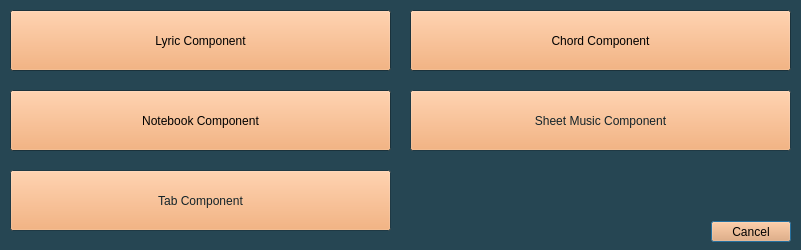
<?xml version="1.0" encoding="UTF-8"?>
<ui version="4.0">
 <class>NewComponentPicker</class>
 <widget class="QDialog" name="NewComponentPicker">
  <property name="geometry">
   <rect>
    <x>0</x>
    <y>0</y>
    <width>801</width>
    <height>250</height>
   </rect>
  </property>
  <property name="palette">
   <palette>
    <active>
     <colorrole role="WindowText">
      <brush brushstyle="SolidPattern">
       <color alpha="255">
        <red>255</red>
        <green>255</green>
        <blue>255</blue>
       </color>
      </brush>
     </colorrole>
     <colorrole role="Button">
      <brush brushstyle="SolidPattern">
       <color alpha="255">
        <red>244</red>
        <green>162</green>
        <blue>97</blue>
       </color>
      </brush>
     </colorrole>
     <colorrole role="Light">
      <brush brushstyle="SolidPattern">
       <color alpha="255">
        <red>57</red>
        <green>105</green>
        <blue>124</blue>
       </color>
      </brush>
     </colorrole>
     <colorrole role="Midlight">
      <brush brushstyle="SolidPattern">
       <color alpha="255">
        <red>47</red>
        <green>87</green>
        <blue>103</blue>
       </color>
      </brush>
     </colorrole>
     <colorrole role="Dark">
      <brush brushstyle="SolidPattern">
       <color alpha="255">
        <red>19</red>
        <green>35</green>
        <blue>41</blue>
       </color>
      </brush>
     </colorrole>
     <colorrole role="Mid">
      <brush brushstyle="SolidPattern">
       <color alpha="255">
        <red>25</red>
        <green>47</green>
        <blue>55</blue>
       </color>
      </brush>
     </colorrole>
     <colorrole role="Text">
      <brush brushstyle="SolidPattern">
       <color alpha="255">
        <red>255</red>
        <green>255</green>
        <blue>255</blue>
       </color>
      </brush>
     </colorrole>
     <colorrole role="BrightText">
      <brush brushstyle="SolidPattern">
       <color alpha="255">
        <red>255</red>
        <green>255</green>
        <blue>255</blue>
       </color>
      </brush>
     </colorrole>
     <colorrole role="ButtonText">
      <brush brushstyle="SolidPattern">
       <color alpha="255">
        <red>0</red>
        <green>0</green>
        <blue>0</blue>
       </color>
      </brush>
     </colorrole>
     <colorrole role="Base">
      <brush brushstyle="SolidPattern">
       <color alpha="255">
        <red>94</red>
        <green>94</green>
        <blue>94</blue>
       </color>
      </brush>
     </colorrole>
     <colorrole role="Window">
      <brush brushstyle="SolidPattern">
       <color alpha="255">
        <red>38</red>
        <green>70</green>
        <blue>83</blue>
       </color>
      </brush>
     </colorrole>
     <colorrole role="Shadow">
      <brush brushstyle="SolidPattern">
       <color alpha="255">
        <red>0</red>
        <green>0</green>
        <blue>0</blue>
       </color>
      </brush>
     </colorrole>
     <colorrole role="AlternateBase">
      <brush brushstyle="SolidPattern">
       <color alpha="255">
        <red>19</red>
        <green>35</green>
        <blue>41</blue>
       </color>
      </brush>
     </colorrole>
     <colorrole role="ToolTipBase">
      <brush brushstyle="SolidPattern">
       <color alpha="255">
        <red>255</red>
        <green>255</green>
        <blue>220</blue>
       </color>
      </brush>
     </colorrole>
     <colorrole role="ToolTipText">
      <brush brushstyle="SolidPattern">
       <color alpha="255">
        <red>0</red>
        <green>0</green>
        <blue>0</blue>
       </color>
      </brush>
     </colorrole>
     <colorrole role="PlaceholderText">
      <brush brushstyle="SolidPattern">
       <color alpha="127">
        <red>255</red>
        <green>255</green>
        <blue>255</blue>
       </color>
      </brush>
     </colorrole>
     <colorrole role="Accent">
      <brush brushstyle="SolidPattern">
       <color alpha="255">
        <red>97</red>
        <green>97</green>
        <blue>97</blue>
       </color>
      </brush>
     </colorrole>
    </active>
    <inactive>
     <colorrole role="WindowText">
      <brush brushstyle="SolidPattern">
       <color alpha="255">
        <red>255</red>
        <green>255</green>
        <blue>255</blue>
       </color>
      </brush>
     </colorrole>
     <colorrole role="Button">
      <brush brushstyle="SolidPattern">
       <color alpha="255">
        <red>244</red>
        <green>162</green>
        <blue>97</blue>
       </color>
      </brush>
     </colorrole>
     <colorrole role="Light">
      <brush brushstyle="SolidPattern">
       <color alpha="255">
        <red>57</red>
        <green>105</green>
        <blue>124</blue>
       </color>
      </brush>
     </colorrole>
     <colorrole role="Midlight">
      <brush brushstyle="SolidPattern">
       <color alpha="255">
        <red>47</red>
        <green>87</green>
        <blue>103</blue>
       </color>
      </brush>
     </colorrole>
     <colorrole role="Dark">
      <brush brushstyle="SolidPattern">
       <color alpha="255">
        <red>19</red>
        <green>35</green>
        <blue>41</blue>
       </color>
      </brush>
     </colorrole>
     <colorrole role="Mid">
      <brush brushstyle="SolidPattern">
       <color alpha="255">
        <red>25</red>
        <green>47</green>
        <blue>55</blue>
       </color>
      </brush>
     </colorrole>
     <colorrole role="Text">
      <brush brushstyle="SolidPattern">
       <color alpha="255">
        <red>255</red>
        <green>255</green>
        <blue>255</blue>
       </color>
      </brush>
     </colorrole>
     <colorrole role="BrightText">
      <brush brushstyle="SolidPattern">
       <color alpha="255">
        <red>255</red>
        <green>255</green>
        <blue>255</blue>
       </color>
      </brush>
     </colorrole>
     <colorrole role="ButtonText">
      <brush brushstyle="SolidPattern">
       <color alpha="255">
        <red>0</red>
        <green>0</green>
        <blue>0</blue>
       </color>
      </brush>
     </colorrole>
     <colorrole role="Base">
      <brush brushstyle="SolidPattern">
       <color alpha="255">
        <red>94</red>
        <green>94</green>
        <blue>94</blue>
       </color>
      </brush>
     </colorrole>
     <colorrole role="Window">
      <brush brushstyle="SolidPattern">
       <color alpha="255">
        <red>38</red>
        <green>70</green>
        <blue>83</blue>
       </color>
      </brush>
     </colorrole>
     <colorrole role="Shadow">
      <brush brushstyle="SolidPattern">
       <color alpha="255">
        <red>0</red>
        <green>0</green>
        <blue>0</blue>
       </color>
      </brush>
     </colorrole>
     <colorrole role="AlternateBase">
      <brush brushstyle="SolidPattern">
       <color alpha="255">
        <red>19</red>
        <green>35</green>
        <blue>41</blue>
       </color>
      </brush>
     </colorrole>
     <colorrole role="ToolTipBase">
      <brush brushstyle="SolidPattern">
       <color alpha="255">
        <red>255</red>
        <green>255</green>
        <blue>220</blue>
       </color>
      </brush>
     </colorrole>
     <colorrole role="ToolTipText">
      <brush brushstyle="SolidPattern">
       <color alpha="255">
        <red>0</red>
        <green>0</green>
        <blue>0</blue>
       </color>
      </brush>
     </colorrole>
     <colorrole role="PlaceholderText">
      <brush brushstyle="SolidPattern">
       <color alpha="127">
        <red>255</red>
        <green>255</green>
        <blue>255</blue>
       </color>
      </brush>
     </colorrole>
     <colorrole role="Accent">
      <brush brushstyle="SolidPattern">
       <color alpha="255">
        <red>97</red>
        <green>97</green>
        <blue>97</blue>
       </color>
      </brush>
     </colorrole>
    </inactive>
    <disabled>
     <colorrole role="WindowText">
      <brush brushstyle="SolidPattern">
       <color alpha="255">
        <red>19</red>
        <green>35</green>
        <blue>41</blue>
       </color>
      </brush>
     </colorrole>
     <colorrole role="Button">
      <brush brushstyle="SolidPattern">
       <color alpha="255">
        <red>244</red>
        <green>162</green>
        <blue>97</blue>
       </color>
      </brush>
     </colorrole>
     <colorrole role="Light">
      <brush brushstyle="SolidPattern">
       <color alpha="255">
        <red>57</red>
        <green>105</green>
        <blue>124</blue>
       </color>
      </brush>
     </colorrole>
     <colorrole role="Midlight">
      <brush brushstyle="SolidPattern">
       <color alpha="255">
        <red>47</red>
        <green>87</green>
        <blue>103</blue>
       </color>
      </brush>
     </colorrole>
     <colorrole role="Dark">
      <brush brushstyle="SolidPattern">
       <color alpha="255">
        <red>19</red>
        <green>35</green>
        <blue>41</blue>
       </color>
      </brush>
     </colorrole>
     <colorrole role="Mid">
      <brush brushstyle="SolidPattern">
       <color alpha="255">
        <red>25</red>
        <green>47</green>
        <blue>55</blue>
       </color>
      </brush>
     </colorrole>
     <colorrole role="Text">
      <brush brushstyle="SolidPattern">
       <color alpha="255">
        <red>19</red>
        <green>35</green>
        <blue>41</blue>
       </color>
      </brush>
     </colorrole>
     <colorrole role="BrightText">
      <brush brushstyle="SolidPattern">
       <color alpha="255">
        <red>255</red>
        <green>255</green>
        <blue>255</blue>
       </color>
      </brush>
     </colorrole>
     <colorrole role="ButtonText">
      <brush brushstyle="SolidPattern">
       <color alpha="255">
        <red>19</red>
        <green>35</green>
        <blue>41</blue>
       </color>
      </brush>
     </colorrole>
     <colorrole role="Base">
      <brush brushstyle="SolidPattern">
       <color alpha="255">
        <red>38</red>
        <green>70</green>
        <blue>83</blue>
       </color>
      </brush>
     </colorrole>
     <colorrole role="Window">
      <brush brushstyle="SolidPattern">
       <color alpha="255">
        <red>38</red>
        <green>70</green>
        <blue>83</blue>
       </color>
      </brush>
     </colorrole>
     <colorrole role="Shadow">
      <brush brushstyle="SolidPattern">
       <color alpha="255">
        <red>0</red>
        <green>0</green>
        <blue>0</blue>
       </color>
      </brush>
     </colorrole>
     <colorrole role="AlternateBase">
      <brush brushstyle="SolidPattern">
       <color alpha="255">
        <red>38</red>
        <green>70</green>
        <blue>83</blue>
       </color>
      </brush>
     </colorrole>
     <colorrole role="ToolTipBase">
      <brush brushstyle="SolidPattern">
       <color alpha="255">
        <red>255</red>
        <green>255</green>
        <blue>220</blue>
       </color>
      </brush>
     </colorrole>
     <colorrole role="ToolTipText">
      <brush brushstyle="SolidPattern">
       <color alpha="255">
        <red>0</red>
        <green>0</green>
        <blue>0</blue>
       </color>
      </brush>
     </colorrole>
     <colorrole role="PlaceholderText">
      <brush brushstyle="SolidPattern">
       <color alpha="127">
        <red>19</red>
        <green>35</green>
        <blue>41</blue>
       </color>
      </brush>
     </colorrole>
     <colorrole role="Accent">
      <brush brushstyle="SolidPattern">
       <color alpha="255">
        <red>97</red>
        <green>97</green>
        <blue>97</blue>
       </color>
      </brush>
     </colorrole>
    </disabled>
   </palette>
  </property>
  <property name="windowTitle">
   <string>Dialog</string>
  </property>
  <widget class="QDialogButtonBox" name="buttonBox">
   <property name="geometry">
    <rect>
     <x>710</x>
     <y>221</y>
     <width>81</width>
     <height>21</height>
    </rect>
   </property>
   <property name="orientation">
    <enum>Qt::Horizontal</enum>
   </property>
   <property name="standardButtons">
    <set>QDialogButtonBox::Cancel</set>
   </property>
  </widget>
  <widget class="QPushButton" name="lyricComponentButton">
   <property name="geometry">
    <rect>
     <x>10</x>
     <y>10</y>
     <width>381</width>
     <height>61</height>
    </rect>
   </property>
   <property name="text">
    <string>Lyric Component</string>
   </property>
  </widget>
  <widget class="QPushButton" name="chordComponentButton">
   <property name="geometry">
    <rect>
     <x>410</x>
     <y>10</y>
     <width>381</width>
     <height>61</height>
    </rect>
   </property>
   <property name="text">
    <string>Chord Component</string>
   </property>
  </widget>
  <widget class="QPushButton" name="tabComponentButton">
   <property name="enabled">
    <bool>false</bool>
   </property>
   <property name="geometry">
    <rect>
     <x>10</x>
     <y>170</y>
     <width>381</width>
     <height>61</height>
    </rect>
   </property>
   <property name="palette">
    <palette>
     <active>
      <colorrole role="WindowText">
       <brush brushstyle="SolidPattern">
        <color alpha="255">
         <red>255</red>
         <green>255</green>
         <blue>255</blue>
        </color>
       </brush>
      </colorrole>
      <colorrole role="Button">
       <brush brushstyle="SolidPattern">
        <color alpha="255">
         <red>244</red>
         <green>162</green>
         <blue>97</blue>
        </color>
       </brush>
      </colorrole>
      <colorrole role="Light">
       <brush brushstyle="SolidPattern">
        <color alpha="255">
         <red>57</red>
         <green>105</green>
         <blue>124</blue>
        </color>
       </brush>
      </colorrole>
      <colorrole role="Midlight">
       <brush brushstyle="SolidPattern">
        <color alpha="255">
         <red>47</red>
         <green>87</green>
         <blue>103</blue>
        </color>
       </brush>
      </colorrole>
      <colorrole role="Dark">
       <brush brushstyle="SolidPattern">
        <color alpha="255">
         <red>19</red>
         <green>35</green>
         <blue>41</blue>
        </color>
       </brush>
      </colorrole>
      <colorrole role="Mid">
       <brush brushstyle="SolidPattern">
        <color alpha="255">
         <red>25</red>
         <green>47</green>
         <blue>55</blue>
        </color>
       </brush>
      </colorrole>
      <colorrole role="Text">
       <brush brushstyle="SolidPattern">
        <color alpha="255">
         <red>255</red>
         <green>255</green>
         <blue>255</blue>
        </color>
       </brush>
      </colorrole>
      <colorrole role="BrightText">
       <brush brushstyle="SolidPattern">
        <color alpha="255">
         <red>255</red>
         <green>255</green>
         <blue>255</blue>
        </color>
       </brush>
      </colorrole>
      <colorrole role="ButtonText">
       <brush brushstyle="SolidPattern">
        <color alpha="255">
         <red>0</red>
         <green>0</green>
         <blue>0</blue>
        </color>
       </brush>
      </colorrole>
      <colorrole role="Base">
       <brush brushstyle="SolidPattern">
        <color alpha="255">
         <red>94</red>
         <green>94</green>
         <blue>94</blue>
        </color>
       </brush>
      </colorrole>
      <colorrole role="Window">
       <brush brushstyle="SolidPattern">
        <color alpha="255">
         <red>38</red>
         <green>70</green>
         <blue>83</blue>
        </color>
       </brush>
      </colorrole>
      <colorrole role="Shadow">
       <brush brushstyle="SolidPattern">
        <color alpha="255">
         <red>0</red>
         <green>0</green>
         <blue>0</blue>
        </color>
       </brush>
      </colorrole>
      <colorrole role="AlternateBase">
       <brush brushstyle="SolidPattern">
        <color alpha="255">
         <red>19</red>
         <green>35</green>
         <blue>41</blue>
        </color>
       </brush>
      </colorrole>
      <colorrole role="ToolTipBase">
       <brush brushstyle="SolidPattern">
        <color alpha="255">
         <red>255</red>
         <green>255</green>
         <blue>220</blue>
        </color>
       </brush>
      </colorrole>
      <colorrole role="ToolTipText">
       <brush brushstyle="SolidPattern">
        <color alpha="255">
         <red>0</red>
         <green>0</green>
         <blue>0</blue>
        </color>
       </brush>
      </colorrole>
      <colorrole role="PlaceholderText">
       <brush brushstyle="SolidPattern">
        <color alpha="127">
         <red>255</red>
         <green>255</green>
         <blue>255</blue>
        </color>
       </brush>
      </colorrole>
      <colorrole role="Accent">
       <brush brushstyle="SolidPattern">
        <color alpha="255">
         <red>97</red>
         <green>97</green>
         <blue>97</blue>
        </color>
       </brush>
      </colorrole>
     </active>
     <inactive>
      <colorrole role="WindowText">
       <brush brushstyle="SolidPattern">
        <color alpha="255">
         <red>255</red>
         <green>255</green>
         <blue>255</blue>
        </color>
       </brush>
      </colorrole>
      <colorrole role="Button">
       <brush brushstyle="SolidPattern">
        <color alpha="255">
         <red>244</red>
         <green>162</green>
         <blue>97</blue>
        </color>
       </brush>
      </colorrole>
      <colorrole role="Light">
       <brush brushstyle="SolidPattern">
        <color alpha="255">
         <red>57</red>
         <green>105</green>
         <blue>124</blue>
        </color>
       </brush>
      </colorrole>
      <colorrole role="Midlight">
       <brush brushstyle="SolidPattern">
        <color alpha="255">
         <red>47</red>
         <green>87</green>
         <blue>103</blue>
        </color>
       </brush>
      </colorrole>
      <colorrole role="Dark">
       <brush brushstyle="SolidPattern">
        <color alpha="255">
         <red>19</red>
         <green>35</green>
         <blue>41</blue>
        </color>
       </brush>
      </colorrole>
      <colorrole role="Mid">
       <brush brushstyle="SolidPattern">
        <color alpha="255">
         <red>25</red>
         <green>47</green>
         <blue>55</blue>
        </color>
       </brush>
      </colorrole>
      <colorrole role="Text">
       <brush brushstyle="SolidPattern">
        <color alpha="255">
         <red>255</red>
         <green>255</green>
         <blue>255</blue>
        </color>
       </brush>
      </colorrole>
      <colorrole role="BrightText">
       <brush brushstyle="SolidPattern">
        <color alpha="255">
         <red>255</red>
         <green>255</green>
         <blue>255</blue>
        </color>
       </brush>
      </colorrole>
      <colorrole role="ButtonText">
       <brush brushstyle="SolidPattern">
        <color alpha="255">
         <red>0</red>
         <green>0</green>
         <blue>0</blue>
        </color>
       </brush>
      </colorrole>
      <colorrole role="Base">
       <brush brushstyle="SolidPattern">
        <color alpha="255">
         <red>94</red>
         <green>94</green>
         <blue>94</blue>
        </color>
       </brush>
      </colorrole>
      <colorrole role="Window">
       <brush brushstyle="SolidPattern">
        <color alpha="255">
         <red>38</red>
         <green>70</green>
         <blue>83</blue>
        </color>
       </brush>
      </colorrole>
      <colorrole role="Shadow">
       <brush brushstyle="SolidPattern">
        <color alpha="255">
         <red>0</red>
         <green>0</green>
         <blue>0</blue>
        </color>
       </brush>
      </colorrole>
      <colorrole role="AlternateBase">
       <brush brushstyle="SolidPattern">
        <color alpha="255">
         <red>19</red>
         <green>35</green>
         <blue>41</blue>
        </color>
       </brush>
      </colorrole>
      <colorrole role="ToolTipBase">
       <brush brushstyle="SolidPattern">
        <color alpha="255">
         <red>255</red>
         <green>255</green>
         <blue>220</blue>
        </color>
       </brush>
      </colorrole>
      <colorrole role="ToolTipText">
       <brush brushstyle="SolidPattern">
        <color alpha="255">
         <red>0</red>
         <green>0</green>
         <blue>0</blue>
        </color>
       </brush>
      </colorrole>
      <colorrole role="PlaceholderText">
       <brush brushstyle="SolidPattern">
        <color alpha="127">
         <red>255</red>
         <green>255</green>
         <blue>255</blue>
        </color>
       </brush>
      </colorrole>
      <colorrole role="Accent">
       <brush brushstyle="SolidPattern">
        <color alpha="255">
         <red>97</red>
         <green>97</green>
         <blue>97</blue>
        </color>
       </brush>
      </colorrole>
     </inactive>
     <disabled>
      <colorrole role="WindowText">
       <brush brushstyle="SolidPattern">
        <color alpha="255">
         <red>19</red>
         <green>35</green>
         <blue>41</blue>
        </color>
       </brush>
      </colorrole>
      <colorrole role="Button">
       <brush brushstyle="SolidPattern">
        <color alpha="255">
         <red>244</red>
         <green>162</green>
         <blue>97</blue>
        </color>
       </brush>
      </colorrole>
      <colorrole role="Light">
       <brush brushstyle="SolidPattern">
        <color alpha="255">
         <red>57</red>
         <green>105</green>
         <blue>124</blue>
        </color>
       </brush>
      </colorrole>
      <colorrole role="Midlight">
       <brush brushstyle="SolidPattern">
        <color alpha="255">
         <red>47</red>
         <green>87</green>
         <blue>103</blue>
        </color>
       </brush>
      </colorrole>
      <colorrole role="Dark">
       <brush brushstyle="SolidPattern">
        <color alpha="255">
         <red>19</red>
         <green>35</green>
         <blue>41</blue>
        </color>
       </brush>
      </colorrole>
      <colorrole role="Mid">
       <brush brushstyle="SolidPattern">
        <color alpha="255">
         <red>25</red>
         <green>47</green>
         <blue>55</blue>
        </color>
       </brush>
      </colorrole>
      <colorrole role="Text">
       <brush brushstyle="SolidPattern">
        <color alpha="255">
         <red>19</red>
         <green>35</green>
         <blue>41</blue>
        </color>
       </brush>
      </colorrole>
      <colorrole role="BrightText">
       <brush brushstyle="SolidPattern">
        <color alpha="255">
         <red>255</red>
         <green>255</green>
         <blue>255</blue>
        </color>
       </brush>
      </colorrole>
      <colorrole role="ButtonText">
       <brush brushstyle="SolidPattern">
        <color alpha="255">
         <red>19</red>
         <green>35</green>
         <blue>41</blue>
        </color>
       </brush>
      </colorrole>
      <colorrole role="Base">
       <brush brushstyle="SolidPattern">
        <color alpha="255">
         <red>38</red>
         <green>70</green>
         <blue>83</blue>
        </color>
       </brush>
      </colorrole>
      <colorrole role="Window">
       <brush brushstyle="SolidPattern">
        <color alpha="255">
         <red>38</red>
         <green>70</green>
         <blue>83</blue>
        </color>
       </brush>
      </colorrole>
      <colorrole role="Shadow">
       <brush brushstyle="SolidPattern">
        <color alpha="255">
         <red>0</red>
         <green>0</green>
         <blue>0</blue>
        </color>
       </brush>
      </colorrole>
      <colorrole role="AlternateBase">
       <brush brushstyle="SolidPattern">
        <color alpha="255">
         <red>38</red>
         <green>70</green>
         <blue>83</blue>
        </color>
       </brush>
      </colorrole>
      <colorrole role="ToolTipBase">
       <brush brushstyle="SolidPattern">
        <color alpha="255">
         <red>255</red>
         <green>255</green>
         <blue>220</blue>
        </color>
       </brush>
      </colorrole>
      <colorrole role="ToolTipText">
       <brush brushstyle="SolidPattern">
        <color alpha="255">
         <red>0</red>
         <green>0</green>
         <blue>0</blue>
        </color>
       </brush>
      </colorrole>
      <colorrole role="PlaceholderText">
       <brush brushstyle="SolidPattern">
        <color alpha="127">
         <red>19</red>
         <green>35</green>
         <blue>41</blue>
        </color>
       </brush>
      </colorrole>
      <colorrole role="Accent">
       <brush brushstyle="SolidPattern">
        <color alpha="255">
         <red>97</red>
         <green>97</green>
         <blue>97</blue>
        </color>
       </brush>
      </colorrole>
     </disabled>
    </palette>
   </property>
   <property name="text">
    <string>Tab Component</string>
   </property>
  </widget>
  <widget class="QPushButton" name="sheetMusicComponentButton">
   <property name="enabled">
    <bool>false</bool>
   </property>
   <property name="geometry">
    <rect>
     <x>410</x>
     <y>90</y>
     <width>381</width>
     <height>61</height>
    </rect>
   </property>
   <property name="text">
    <string>Sheet Music Component</string>
   </property>
  </widget>
  <widget class="QPushButton" name="notebookComponentButton">
   <property name="geometry">
    <rect>
     <x>10</x>
     <y>90</y>
     <width>381</width>
     <height>61</height>
    </rect>
   </property>
   <property name="text">
    <string>Notebook Component</string>
   </property>
  </widget>
 </widget>
 <resources/>
 <connections>
  <connection>
   <sender>buttonBox</sender>
   <signal>rejected()</signal>
   <receiver>NewComponentPicker</receiver>
   <slot>reject()</slot>
   <hints>
    <hint type="sourcelabel">
     <x>316</x>
     <y>260</y>
    </hint>
    <hint type="destinationlabel">
     <x>286</x>
     <y>274</y>
    </hint>
   </hints>
  </connection>
 </connections>
</ui>
